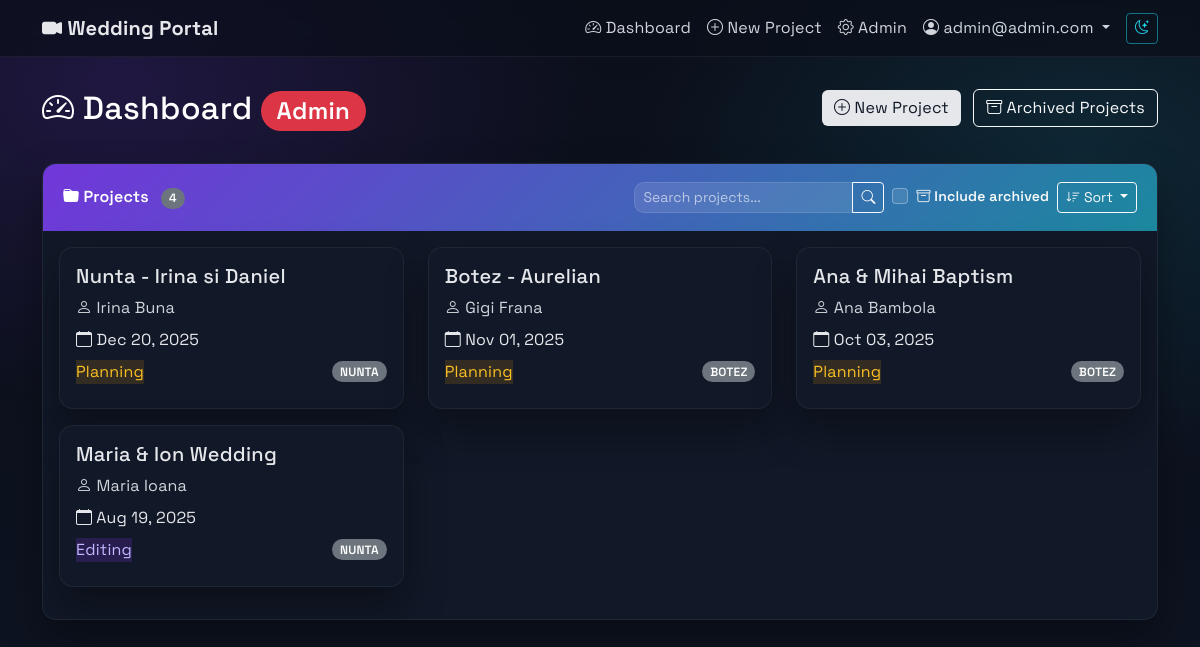
The app's page /dashboard/ (signed in), older data.
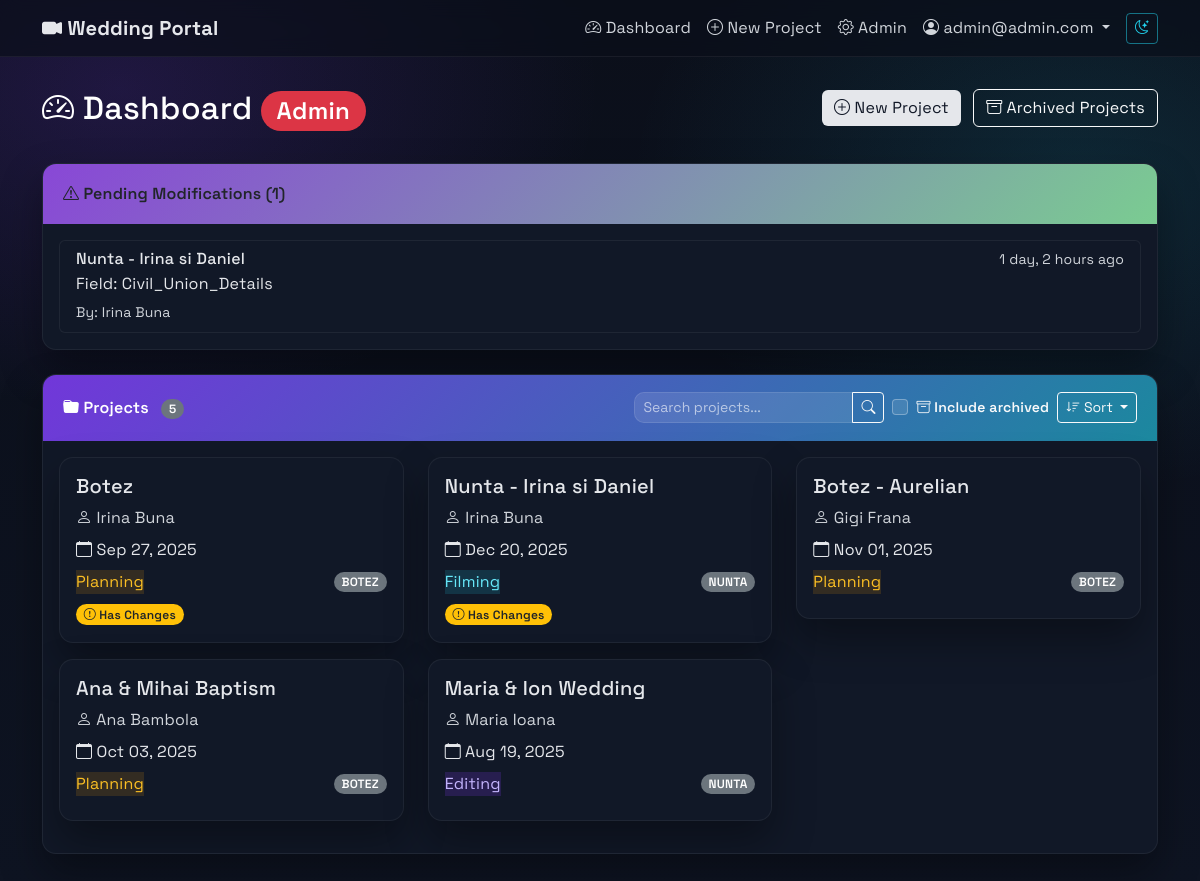
The same page, newer data.
### projects/models.py (models this page shows, shortened)
class User(AbstractUser):
    ROLE_CHOICES = [
        ('ADMIN', 'Admin'),
        ('CLIENT', 'Client'),
    ]
    role = models.CharField(max_length=10, choices=ROLE_CHOICES, default='CLIENT')
    username = models.CharField(max_length=150, blank=True, null=True, unique=False)
    email = models.EmailField(unique=True)
    USERNAME_FIELD = 'email'
    REQUIRED_FIELDS = ['first_name']  # Remove username from required fields
    objects = CustomUserManager()
    def is_admin(self):
        return self.role == 'ADMIN'

class Project(models.Model):
    PROJECT_TYPE_CHOICES = [
        ('NUNTA', 'Nunta'),
        ('BOTEZ', 'Botez'),
        ('ALTELE', 'Altele'),
    ]
    STATUS_CHOICES = [
        ('Planning', 'Planning'),
        ('Filming', 'Filming'),
        ('Editing', 'Editing'),
        ('Completed', 'Completed'),
    ]
    EDIT_STATUS_CHOICES = [
        ('Pending', 'Pending'),
        ('In Progress', 'In Progress'),
        ('Review', 'Review'),
        ('Completed', 'Completed'),
    ]
    name = models.CharField(max_length=255)
    slug = models.SlugField(max_length=255, unique=True, blank=True, null=True)
    user = models.ForeignKey(User, on_delete=models.CASCADE, related_name='projects')
    client_name = models.CharField(max_length=255, blank=True, null=True)
    client_email = models.EmailField(blank=True, null=True)
    status = models.CharField(max_length=50, choices=STATUS_CHOICES, default='Planning')
    edit_status = models.CharField(max_length=50, choices=EDIT_STATUS_CHOICES, default='Pending')
    notes = models.TextField(blank=True, null=True)
    is_archived = models.BooleanField(default=False)
    event_date = models.DateTimeField()
    type = models.CharField(max_length=10, choices=PROJECT_TYPE_CHOICES)
    title_video = models.CharField(max_length=255, blank=True, null=True)
    city = models.CharField(max_length=100, blank=True, null=True)
    civil_union_details = models.TextField(blank=True, null=True)
    prep = models.TextField(blank=True, null=True)
    church = models.TextField(blank=True, null=True)
    session = models.TextField(blank=True, null=True)
    restaurant = models.TextField(blank=True, null=True)
    details_extra = models.TextField(blank=True, null=True)
    editing_preferences = models.TextField(blank=True, null=True)
    main_details = models.TextField(blank=True, null=True, help_text="Main event details")
    PACKAGE_TYPE_CHOICES = [
        ('Clasic', 'Clasic'),
        ('Highlights', 'Highlights'),
        ('Duo', 'Duo'),
        ('Cinema', 'Cinema'),
        ('Creative', 'Creative'),
        ('Botez', 'Botez'),
        ('Custom', 'Custom'),
    ]
    MOVIE_DURATION_CHOICES = [
        ('30min', '30 min'),
        ('1h', '1 h'),
        ('1h30min', '1h30min'),
        ('2h-3h', '2h-3h'),
        ('3h+', '3h+'),
        ('Other', 'Other'),
    ]
    package_type = models.CharField(max_length=20, choices=PACKAGE_TYPE_CHOICES, blank=True, null=True)
    package_4k = models.BooleanField(default=True)
    package_cameras = models.IntegerField(default=1, choices=[(1, '1'), (2, '2'), (3, '3')])
    montage_highlights = models.BooleanField(default=False)
    montage_movie = models.BooleanField(default=False)
    montage_movie_duration = models.CharField(max_length=20, choices=MOVIE_DURATION_CHOICES, blank=True, null=True)
    montage_movie_other = models.CharField(max_length=100, blank=True, null=True)
    montage_bonus_primary = models.BooleanField(default=False)
    montage_bonus_full = models.BooleanField(default=False)
    equipment_audio_recorder = models.BooleanField(default=False)
    equipment_stabilizer = models.BooleanField(default=False)
    equipment_external_light = models.BooleanField(default=False)
    team_videographer = models.IntegerField(default=1)
    team_operator = models.IntegerField(default=0)
    team_assistant = models.IntegerField(default=0)
    delivery_online = models.BooleanField(default=True)
    delivery_usb = models.BooleanField(default=False)
    event_presence = models.TextField(blank=True, null=True)
    ceremony_field_order = models.JSONField(
        default=dict,
        blank=True,
        help_text="Custom order for ceremony detail fields"
    )
    admin_notified_of_changes = models.BooleanField(default=False)
    last_admin_notification_date = models.DateTimeField(blank=True, null=True)
    last_client_notification_date = models.DateTimeField(blank=True, null=True)
    has_unsent_changes = models.BooleanField(default=False)
    created_at = models.DateTimeField(auto_now_add=True)
    updated_at = models.DateTimeField(auto_now=True)
    class Meta:
        ordering = ['-created_at']

class ProjectModification(models.Model):
    STATUS_CHOICES = [
        ('PENDING', 'Pending'),
        ('APPROVED', 'Approved'),
        ('REJECTED', 'Rejected'),
        ('AUTO_APPLIED', 'Auto Applied'),
    ]
    project = models.ForeignKey(Project, on_delete=models.CASCADE, related_name='modifications')
    field_name = models.CharField(max_length=100)
    old_value = models.TextField(blank=True, null=True)
    new_value = models.TextField(blank=True, null=True)
    status = models.CharField(max_length=20, choices=STATUS_CHOICES, default='PENDING')
    created_by = models.ForeignKey(User, on_delete=models.SET_NULL, null=True, related_name='modifications_created')
    approved_by = models.ForeignKey(User, on_delete=models.SET_NULL, null=True, blank=True, related_name='modifications_approved')
    notes = models.TextField(blank=True, null=True)
    created_at = models.DateTimeField(auto_now_add=True)
    approved_at = models.DateTimeField(blank=True, null=True)
    class Meta:
        ordering = ['-created_at']

### projects/views.py (the view, shortened to what this page needs)
# urls.py: path('dashboard/', views.dashboard, name='dashboard'),
@login_required
def dashboard(request):
    user = request.user
    search_query = request.GET.get('search', '')
    sort_by = request.GET.get('sort', 'newest')  # Default sort by newest first
    include_archived = request.GET.get('include_archived', '') == 'on'
    valid_sorts = {
        'name': 'name',
        '-name': '-name',
        'date': 'event_date',
        '-date': '-event_date',
        'status': 'status',
        '-status': '-status',
        'client': 'client_name',
        '-client': '-client_name',
        'newest': '-id',
        'oldest': 'id'
    }
    sort_field = valid_sorts.get(sort_by, '-id')
    if user.is_admin():
        if include_archived:
            projects = Project.objects.all()  # Include both archived and active
        else:
            projects = Project.objects.filter(is_archived=False)
        pending_modifications = ProjectModification.objects.filter(status='PENDING')
        projects = projects.order_by(sort_field)
        context = {
            'projects': projects,
            'pending_modifications': pending_modifications,
            'is_admin': True,
            'search_query': search_query,
            'current_sort': sort_by,
            'include_archived': include_archived,
        }
    return render(request, 'dashboard.html', context)

### templates/dashboard.html (shortened to what this page needs)
{% extends 'base.html' %}
{% block content %}
<div class="row mb-4">
    <div class="col">
        <h2 class="text-white">
            <i class="bi bi-speedometer2"></i> Dashboard
            {% if is_admin %}
                <span class="badge bg-danger">Admin</span>
            {% endif %}
        </h2>
    </div>
    {% if is_admin %}
    <div class="col-auto">
        <a href="{% url 'create_project' %}" class="btn btn-light me-2">
            <i class="bi bi-plus-circle"></i> New Project
        </a>
        <a href="{% url 'archived_projects' %}" class="btn btn-outline-light">
            <i class="bi bi-archive"></i> Archived Projects
        </a>
    </div>
    {% endif %}
</div>
{% if is_admin and pending_modifications %}
<div class="card mb-4">
    <div class="card-header bg-warning text-dark">
        <i class="bi bi-exclamation-triangle"></i> Pending Modifications ({{ pending_modifications|length }})
    </div>
    <div class="card-body">
        <div class="list-group">
            {% for mod in pending_modifications %}
            <a href="{% url 'project_detail' mod.project.slug %}" class="list-group-item list-group-item-action">
                <div class="d-flex w-100 justify-content-between">
                    <h6 class="mb-1">{{ mod.project.name }}</h6>
                    <small>{{ mod.created_at|timesince }} ago</small>
                </div>
                <p class="mb-1">Field: {{ mod.field_name|title }}</p>
                <small>By: {{ mod.created_by.get_full_name|default:mod.created_by.email }}</small>
            </a>
            {% endfor %}
        </div>
    </div>
</div>
{% endif %}
<div class="card">
    <div class="card-header d-flex justify-content-between align-items-center">
        <div>
            <i class="bi bi-folder-fill"></i> Projects
            {% if projects %}
                <span class="badge bg-secondary ms-2">{{ projects|length }}</span>
            {% endif %}
        </div>
        <div class="d-flex gap-2 align-items-center">
            <div class="input-group" style="width: 250px;">
                <input type="text" class="form-control form-control-sm" id="projectSearch"
                       placeholder="Search projects..." value="{{ search_query }}"
                       style="background-color: rgba(255,255,255,0.1); border-color: rgba(255,255,255,0.2); color: white;">
                <button class="btn btn-outline-light btn-sm" type="button" id="searchButton">
                    <i class="bi bi-search"></i>
                </button>
            </div>
            <div class="form-check" style="min-width: 140px;">
                <input class="form-check-input" type="checkbox" id="includeArchived"
                       style="background-color: rgba(255,255,255,0.1); border-color: rgba(255,255,255,0.3);">
                <label class="form-check-label text-light small" for="includeArchived">
                    <i class="bi bi-archive"></i> Include archived
                </label>
            </div>
            <div class="dropdown">
                <button class="btn btn-outline-light btn-sm dropdown-toggle" type="button"
                        id="sortDropdown" data-bs-toggle="dropdown" aria-expanded="false">
                    <i class="bi bi-sort-down"></i> Sort
                </button>
            </div>
        </div>
    </div>
    <div class="card-body">
        {% if projects %}
        <div class="row">
            {% for project in projects %}
            <div class="col-md-6 col-lg-4 mb-3">
                <div class="card project-card position-relative" style="cursor: pointer;" data-project-url="{% url 'project_detail' project.slug %}">
                    <div class="card-body">
                        <h5 class="card-title">{{ project.name }}</h5>
                        <p class="text-muted mb-2">
                            <i class="bi bi-person"></i> {{ project.client_name|default:project.user.get_full_name|default:project.user.username }}
                        </p>
                        <p class="mb-2">
                            <i class="bi bi-calendar"></i> {{ project.event_date|date:"M d, Y" }}
                        </p>
                        <div class="d-flex justify-content-between align-items-center">
                            <span class="status-badge status-{{ project.status|lower|cut:" " }}">
                                {{ project.status }}
                            </span>
                            <span class="badge bg-secondary">
                                {{ project.type }}
                            </span>
                        </div>
                        <div class="mt-2">
                            {% if project.has_unsent_changes %}
                            <span class="badge bg-warning text-dark me-1">
                                <i class="bi bi-exclamation-circle"></i> Has Changes
                            </span>
                            {% endif %}
                        </div>
                    </div>
                </div>
            </div>
            {% endfor %}
        </div>
        {% endif %}
    </div>
</div>
{% endblock %}

### templates/base.html (shortened to what this page needs)
<!DOCTYPE html>
{% load static %}
<html lang="en">
<head>
    <link href="https://cdn.jsdelivr.net/npm/bootstrap@5.3.0/dist/css/bootstrap.min.css" rel="stylesheet">
    <link href="https://cdn.jsdelivr.net/npm/bootstrap-icons@1.11.0/font/bootstrap-icons.css" rel="stylesheet">
    <link href="{% static 'css/theme.css' %}" rel="stylesheet">
</head>
<body>
    <nav class="navbar navbar-expand-lg navbar-dark">
        <div class="container">
            <a class="navbar-brand" href="{% url 'dashboard' %}">
                <i class="bi bi-camera-video-fill"></i> Wedding Portal
            </a>
            <div class="collapse navbar-collapse" id="navbarNav">
                <ul class="navbar-nav ms-auto">
                    {% if user.is_authenticated %}
                        <li class="nav-item">
                            <a class="nav-link" href="{% url 'dashboard' %}">
                                <i class="bi bi-speedometer2"></i> Dashboard
                            </a>
                        </li>
                        {% if user.is_admin %}
                        <li class="nav-item">
                            <a class="nav-link" href="{% url 'create_project' %}">
                                <i class="bi bi-plus-circle"></i> New Project
                            </a>
                        </li>
                        <li class="nav-item">
                            <a class="nav-link" href="/admin/">
                                <i class="bi bi-gear"></i> Admin
                            </a>
                        </li>
                        {% endif %}
                        <li class="nav-item dropdown">
                            <a class="nav-link dropdown-toggle" href="#" id="userDropdown" role="button" data-bs-toggle="dropdown">
                                <i class="bi bi-person-circle"></i> {{ user.get_full_name|default:user.email }}
                            </a>
                        </li>
                    {% else %}
                        <li class="nav-item">
                            <a class="nav-link" href="{% url 'login' %}">
                                <i class="bi bi-box-arrow-in-right"></i> Login
                            </a>
                        </li>
                    {% endif %}
                </ul>
            </div>
        </div>
    </nav>
    <div class="main-container">
        <div class="container">
            {% block content %}{% endblock %}
        </div>
    </div>
</body>
</html>

Row changes from the older to the newer data that the page shows:
added ProjectModification: project.name "Nunta - Irina si Daniel", created_at "1 day, 2 hours", field_name "Civil_Union_Details", created_by.get_full_name "Irina Buna"
added Project: name "Botez", client_name "Irina Buna", event_date "Sep 27, 2025", status "Planning", type "BOTEZ", has_unsent_changes True (drawn)
changed Project "Nunta - Irina si Daniel": status "Planning" → "Filming"; now shows "Has Changes"
Text that changed along with them:
{{ pending_modifications|length }}: (not shown) → "1"
{{ projects|length }}: "4" → "5"
text now shown: "Pending Modifications ( )"
